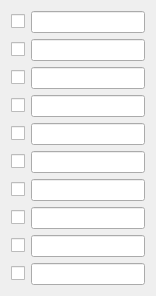
    <widget class="QWidget" name="layoutWidget_17">
     <property name="geometry">
      <rect>
       <x>10</x>
       <y>1130</y>
       <width>156</width>
       <height>276</height>
      </rect>
     </property>
     <layout class="QVBoxLayout" name="verticalLayout_9">
      <item>
       <layout class="QHBoxLayout" name="horizontalLayout_84">
        <item>
         <widget class="QCheckBox" name="checkBox81">
          <property name="text">
           <string/>
          </property>
         </widget>
        </item>
        <item>
         <widget class="QLineEdit" name="query_lineEdit81"/>
        </item>
       </layout>
      </item>
      <item>
       <layout class="QHBoxLayout" name="horizontalLayout_85">
        <item>
         <widget class="QCheckBox" name="checkBox82">
          <property name="text">
           <string/>
          </property>
         </widget>
        </item>
        <item>
         <widget class="QLineEdit" name="query_lineEdit82"/>
        </item>
       </layout>
      </item>
      <item>
       <layout class="QHBoxLayout" name="horizontalLayout_86">
        <item>
         <widget class="QCheckBox" name="checkBox83">
          <property name="text">
           <string/>
          </property>
         </widget>
        </item>
        <item>
         <widget class="QLineEdit" name="query_lineEdit83"/>
        </item>
       </layout>
      </item>
      <item>
       <layout class="QHBoxLayout" name="horizontalLayout_87">
        <item>
         <widget class="QCheckBox" name="checkBox84">
          <property name="text">
           <string/>
          </property>
         </widget>
        </item>
        <item>
         <widget class="QLineEdit" name="query_lineEdit84"/>
        </item>
       </layout>
      </item>
      <item>
       <layout class="QHBoxLayout" name="horizontalLayout_88">
        <item>
         <widget class="QCheckBox" name="checkBox85">
          <property name="text">
           <string/>
          </property>
         </widget>
        </item>
        <item>
         <widget class="QLineEdit" name="query_lineEdit85"/>
        </item>
       </layout>
      </item>
      <item>
       <layout class="QHBoxLayout" name="horizontalLayout_89">
        <item>
         <widget class="QCheckBox" name="checkBox86">
          <property name="text">
           <string/>
          </property>
         </widget>
        </item>
        <item>
         <widget class="QLineEdit" name="query_lineEdit86"/>
        </item>
       </layout>
      </item>
      <item>
       <layout class="QHBoxLayout" name="horizontalLayout_90">
        <item>
         <widget class="QCheckBox" name="checkBox87">
          <property name="text">
           <string/>
          </property>
         </widget>
        </item>
        <item>
         <widget class="QLineEdit" name="query_lineEdit87"/>
        </item>
       </layout>
      </item>
      <item>
       <layout class="QHBoxLayout" name="horizontalLayout_91">
        <item>
         <widget class="QCheckBox" name="checkBox88">
          <property name="text">
           <string/>
          </property>
         </widget>
        </item>
        <item>
         <widget class="QLineEdit" name="query_lineEdit88"/>
        </item>
       </layout>
      </item>
      <item>
       <layout class="QHBoxLayout" name="horizontalLayout_92">
        <item>
         <widget class="QCheckBox" name="checkBox89">
          <property name="text">
           <string/>
          </property>
         </widget>
        </item>
        <item>
         <widget class="QLineEdit" name="query_lineEdit89"/>
        </item>
       </layout>
      </item>
      <item>
       <layout class="QHBoxLayout" name="horizontalLayout_93">
        <item>
         <widget class="QCheckBox" name="checkBox90">
          <property name="text">
           <string/>
          </property>
         </widget>
        </item>
        <item>
         <widget class="QLineEdit" name="query_lineEdit90"/>
        </item>
       </layout>
      </item>
     </layout>
    </widget>
